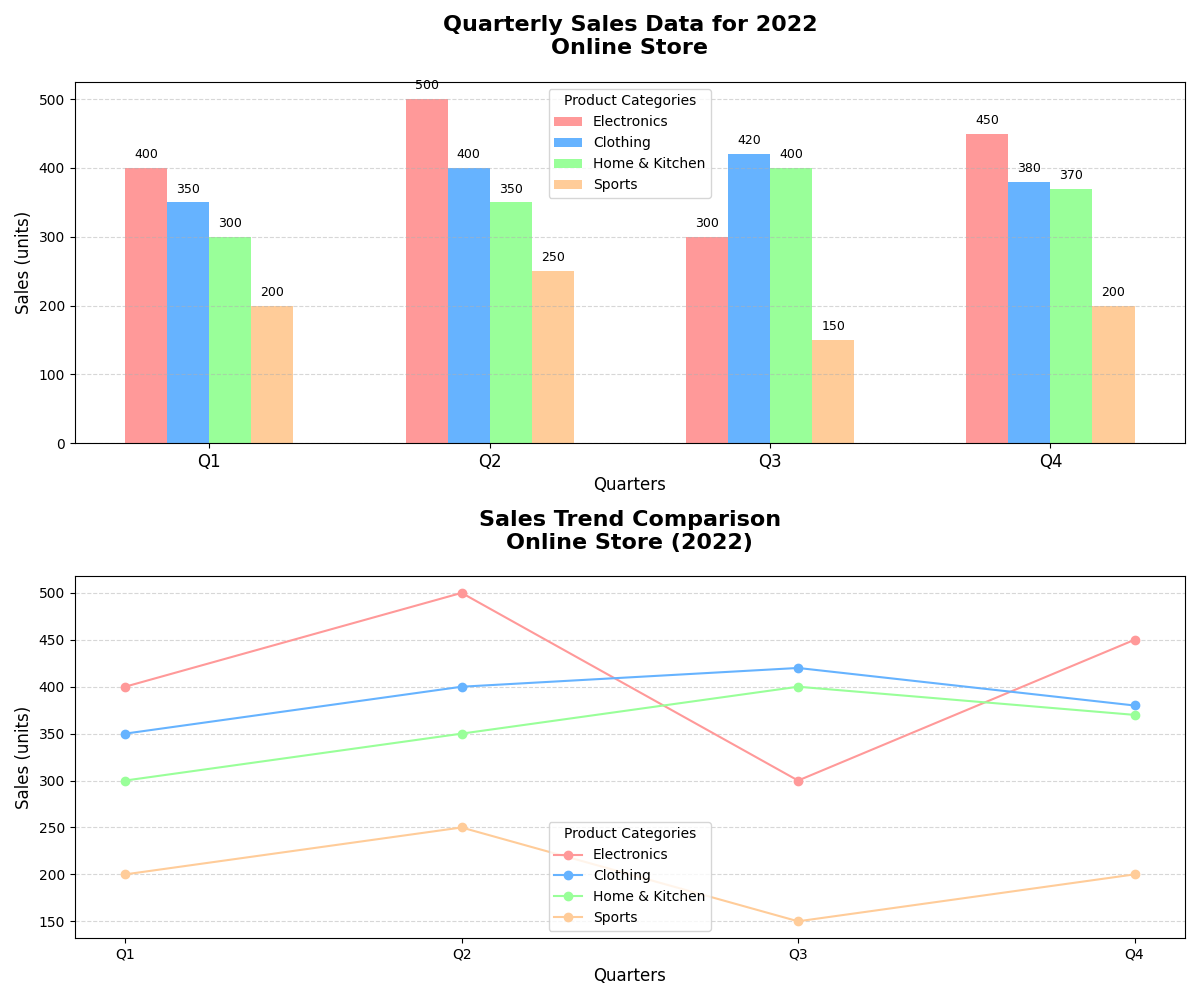

Here is the Python script that generated this plot:
import matplotlib.pyplot as plt
import numpy as np

quarters = ['Q1', 'Q2', 'Q3', 'Q4']

# Remove 'Toys' and 'Books' from the list of categories and from sales data
categories = ['Electronics', 'Clothing', 'Home & Kitchen', 'Sports']
sales_data = {
    'Electronics': [400, 500, 300, 450],
    'Clothing': [350, 400, 420, 380],
    'Home & Kitchen': [300, 350, 400, 370],
    'Sports': [200, 250, 150, 200],
}

total_sales = {category: sum(sales) for category, sales in sales_data.items()}
colors = ['#ff9999','#66b3ff','#99ff99','#ffcc99']
sorted_categories = sorted(total_sales, key=total_sales.get, reverse=True)
sorted_colors = [x for _, x in sorted(zip(categories, colors), key=lambda pair: total_sales[pair[0]], reverse=True)]
sorted_sales_data = [sales_data[category] for category in sorted_categories]

# Change subplot arrangement to 2 rows and 1 column
fig, (ax_bar, ax_curve) = plt.subplots(2, 1, figsize=(12, 10))

bar_width = 0.15
x_positions = np.arange(len(quarters))

for i, category_sales in enumerate(sorted_sales_data):
    ax_bar.bar(x_positions + i * bar_width, category_sales, bar_width, color=sorted_colors[i], label=sorted_categories[i])

ax_bar.set_title("Quarterly Sales Data for 2022\nOnline Store", fontsize=16, fontweight='bold', pad=20)
ax_bar.set_xlabel("Quarters", fontsize=12)
ax_bar.set_ylabel("Sales (units)", fontsize=12)
ax_bar.set_xticks(x_positions + bar_width * (len(categories) - 1) / 2)
ax_bar.set_xticklabels(quarters, fontsize=12)
ax_bar.legend(title="Product Categories", fontsize=10)
ax_bar.yaxis.grid(True, linestyle='--', alpha=0.5)

for i, category_sales in enumerate(sorted_sales_data):
    for j, value in enumerate(category_sales):
        if value > 0:
            ax_bar.text(x_positions[j] + i * bar_width, value + 10, f'{value}', ha='center', va='bottom', fontsize=9, color='black')

for i, category in enumerate(sorted_categories):
    ax_curve.plot(quarters, sales_data[category], marker='o', linestyle='-', color=sorted_colors[i], label=category)

ax_curve.set_title("Sales Trend Comparison\nOnline Store (2022)", fontsize=16, fontweight='bold', pad=20)
ax_curve.set_xlabel("Quarters", fontsize=12)
ax_curve.set_ylabel("Sales (units)", fontsize=12)
ax_curve.legend(title="Product Categories", fontsize=10)
ax_curve.yaxis.grid(True, linestyle='--', alpha=0.5)

plt.tight_layout()
plt.show()
